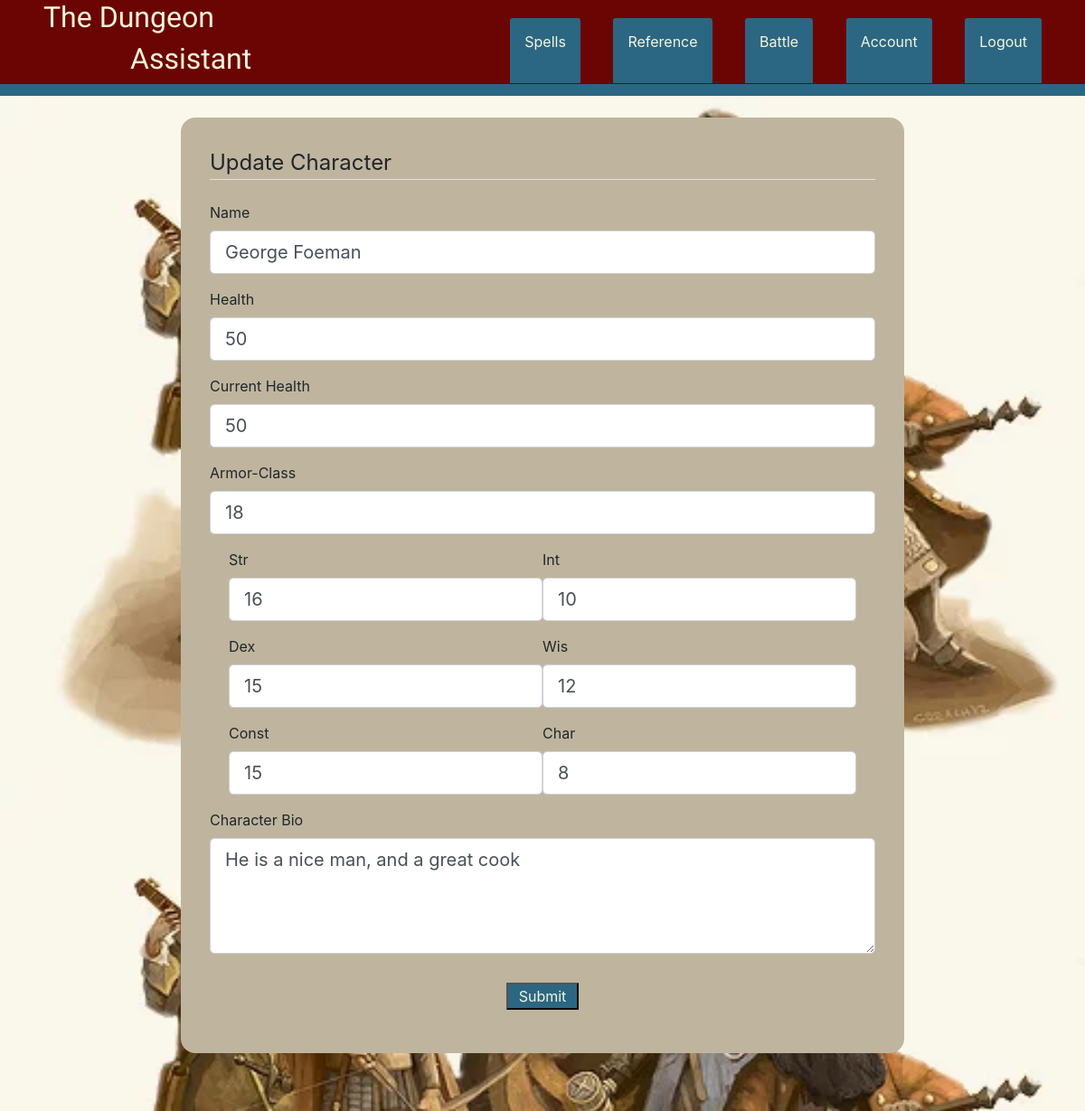
Screenshot of /battle/1/update (signed in) with the database file from the repository.
### the_assistant/models.py (models this page shows, shortened)
class Character(db.Model):
    id = db.Column(db.Integer, primary_key=True)
    character_name = db.Column(db.String(40), nullable=False)
    total_hp = db.Column(db.Integer, nullable=False)
    current_hp = db.Column(db.Integer, nullable=False)
    armor_class = db.Column(db.Integer, nullable=False)
    strength = db.Column(db.Integer, nullable=False)
    dexterity = db.Column(db.Integer, nullable=False)
    constitution = db.Column(db.Integer, nullable=False)
    intelligence = db.Column(db.Integer, nullable=False)
    wisdom = db.Column(db.Integer, nullable=False)
    charisma = db.Column(db.Integer, nullable=False)
    char_bio = db.Column(db.Text)
    user_id = db.Column(db.Integer, db.ForeignKey('user.id'), nullable=False)

### the_assistant/routes.py (the view)
@app.route('/battle/<int:character_id>/update', methods=['GET', 'POST'])
def update_character(character_id):
    character = Character.query.get_or_404(character_id)
    if character.author != current_user:
        abort(403)
    form = CreateCharacter()
    if form.validate_on_submit():
        character.character_name = form.character_name.data
        character.character_total_hp = form.total_health.data
        character.current_hp = form.current_health.data
        character.armor_class = form.ac.data
        character.strength = form.strength.data
        character.dexterity = form.dexterity.data
        character.constitution = form.constition.data
        character.intelligence = form.intelligence.data
        character.wisdom = form.wisdom.data
        character.charisma = form.charisma.data
        character.char_bio = form.bio.data
        db.session.commit()
        flash('Character updated!', 'success')
        return redirect(url_for('character', character_id=character.id))
    elif request.method == 'GET':
        form.character_name.data = character.character_name
        form.total_health.data = character.total_hp
        form.current_health.data = character.current_hp
        form.ac.data = character.armor_class
        form.strength.data = character.strength
        form.dexterity.data = character.dexterity
        form.constition.data = character.constitution
        form.intelligence.data = character.intelligence
        form.wisdom.data = character.wisdom
        form.charisma.data = character.charisma
        form.bio.data = character.char_bio
    return render_template('makeplayer.html', title='Update Player', form=form, legend='Update Character')

### the_assistant/forms.py
class CreateCharacter(FlaskForm):
    character_name = StringField('Name', validators=[DataRequired()])
    total_health = IntegerField('Health', validators=[DataRequired()])
    current_health = IntegerField('Current Health', validators=[DataRequired()])
    ac = IntegerField('Armor-Class', validators=[DataRequired()])
    strength = IntegerField('Str', validators=[DataRequired()])
    dexterity = IntegerField('Dex', validators=[DataRequired()])
    constition = IntegerField('Const', validators=[DataRequired()])
    intelligence = IntegerField('Int',  validators=[DataRequired()])
    wisdom = IntegerField('Wis', validators=[DataRequired()])
    charisma = IntegerField('Char', validators=[DataRequired()])
    bio = TextAreaField('Character Bio', validators=[DataRequired()])
    submit = SubmitField('Submit')

### the_assistant/models.py (called while the page is built)
@login_manager.user_loader
def load_user(user_id):
    return User.query.get(int(user_id))

### the_assistant/templates/makeplayer.html (shortened to what this page needs)
{% extends 'base.html' %}
{% block content %}
<section class="page-back-player">
    <section class="background-player-1">
        <div>
            <form method="POST" action="">
                <fieldset class="form-group">
                    <legend class="border-bottom mb-4">{{legend}}</legend>
                    <div class="form-group">
                        {{ form.character_name.label(class="from-control-label") }}
                        {% if form.character_name.errors %}
                        {{ form.character_name(class="form-control form-control-lg is-invalid") }}
                        <div class="invalid-feedback">
                            {% for error in form.character_name.errors %}
                            <span>{{ error }}</span>
                            {% endfor %}
                        </div>
                        {% else %}
                        {{ form.character_name(class="form-control form-control-lg") }}
                        {% endif %}
                    </div>
                    <section class="health">
                        <div class="form-group">
                            {{ form.total_health.label(class="from-control-label") }}
                            {% if form.total_health.errors %}
                            {{ form.total_health(class="form-control form-control-lg is-invalid") }}
                            <div class="invalid-feedback">
                                {% for error in form.total_health.errors %}
                                <span>{{ error }}</span>
                                {% endfor %}
                            </div>
                            {% else %}
                            {{ form.total_health(class="form-control form-control-lg") }}
                            {% endif %}
                        </div>
                        <div class="form-group">
                            {{ form.current_health.label(class="from-control-label") }}
                            {% if form.current_health.errors %}
                            {{ form.current_health(class="form-control form-control-lg is-invalid") }}
                        <div class="invalid-feedback">
                            {% for error in form.current_health.errors %}
                            <span>{{ error }}</span>
                            {% endfor %}
                        </div>
                        {% else %}
                        {{ form.current_health(class="form-control form-control-lg") }}
                        {% endif %}
                    </div>
                </section>
                <section class="ac">
                    <div class="form-group">
                        {{ form.ac.label(class="from-control-label") }}
                        {% if form.ac.errors %}
                        {{ form.ac(class="form-control form-control-lg is-invalid") }}
                        <div class="invalid-feedback">
                            {% for error in form.ac.errors %}
                            <span>{{ error }}</span>
                            {% endfor %}
                        </div>
                        {% else %}
                        {{ form.ac(class="form-control form-control-lg") }}
                        {% endif %}
                    </div>
                </section>
                <section class="attributes-panel">
                    <section class="attributes">
                        <div class="form-group">
                            {{ form.strength.label(class="from-control-label") }}
                            {% if form.strength.errors %}
                            {{ form.strength(class="form-control form-control-lg is-invalid") }}
                            <div class="invalid-feedback">
                                {% for error in form.strength.errors %}
                                <span>{{ error }}</span>
                                {% endfor %}
                            </div>
                            {% else %}
                            {{ form.strength(class="form-control form-control-lg") }}
                            {% endif %}
                        </div>
                        <div class="form-group">
                            {{ form.dexterity.label(class="from-control-label") }}
                            {% if form.dexterity.errors %}
                            {{ form.dexterity(class="form-control form-control-lg is-invalid") }}
                            <div class="invalid-feedback">
                                {% for error in form.dexterity.errors %}
                                <span>{{ error }}</span>
                                {% endfor %}
                            </div>
                            {% else %}
                            {{ form.dexterity(class="form-control form-control-lg") }}
                            {% endif %}
                        </div>
                        <div class="form-group">
                            {{ form.constition.label(class="from-control-label") }}
                            {% if form.constition.errors %}
                            {{ form.constition(class="form-control form-control-lg is-invalid") }}
                            <div class="invalid-feedback">
                                {% for error in form.constition.errors %}
                                <span>{{ error }}</span>
                                {% endfor %}
                            </div>
                            {% else %}
                            {{ form.constition(class="form-control form-control-lg") }}
                            {% endif %}
                        </div>
                    </section>
                    <section class="attributes">
                        <div class="form-group">
                            {{ form.intelligence.label(class="from-control-label") }}
                            {% if form.intelligence.errors %}
                            {{ form.intelligence(class="form-control form-control-lg is-invalid") }}
                            <div class="invalid-feedback">
                                {% for error in form.intelligence.errors %}
                                <span>{{ error }}</span>
                                {% endfor %}
                            </div>
                            {% else %}
                            {{ form.intelligence(class="form-control form-control-lg") }}
                            {% endif %}
                        </div>
                        <div class="form-group">
                            {{ form.wisdom.label(class="from-control-label") }}
                            {% if form.wisdom.errors %}
                            {{ form.wisdom(class="form-control form-control-lg is-invalid") }}
                            <div class="invalid-feedback">
                                {% for error in form.wisdom.errors %}
                                <span>{{ error }}</span>
                                {% endfor %}
                            </div>
                            {% else %}
                            {{ form.wisdom(class="form-control form-control-lg") }}
                            {% endif %}
                        </div>
                        <div class="form-group">
                            {{ form.charisma.label(class="from-control-label") }}
                            {% if form.charisma.errors %}
                            {{ form.charisma(class="form-control form-control-lg is-invalid") }}
                            <div class="invalid-feedback">
                                {% for error in form.charisma.errors %}
                                <span>{{ error }}</span>
                                {% endfor %}
                            </div>
                            {% else %}
                            {{ form.charisma(class="form-control form-control-lg") }}
                            {% endif %}
                        </div>
                    </section>
                </section>
                <section class="bio">
                    <div class="form-group">
                        {{ form.bio.label(class="from-control-label") }}
                        {% if form.bio.errors %}
                        {{ form.bio(class="form-control form-control-lg is-invalid") }}
                        <div class="invalid-feedback">
                            {% for error in form.bio.errors %}
                            <span>{{ error }}</span>
                            {% endfor %}
                        </div>
                        {% else %}
                        {{ form.bio(class="form-control form-control-lg height-8") }}
                        {% endif %}
                    </div>
                </section>
            </fieldset>
            <div class="form-group center">
                {{ form.submit(class="view-button") }}
            </div>
        </form>
    </div>
</section>
</section>
{% endblock content %}

### the_assistant/static/main.css (style rules this page uses)
* { margin: 0; }
.center { display: flex; justify-content: center; }
.height-8 { height: 8rem; }
.view-button { width: 5rem; color: beige; background-color: #2B6782; }
.attributes-panel { display: flex; justify-content: center; }
.background-player-1 { background-color: #BFB59E; padding: 2rem; margin-top: 1.5rem; margin-bottom: 4rem; border-radius: 1rem; width: 50rem; }
.page-back-player { display: flex; justify-content: center; background-image: url(/static/site_pics/party_pic.webp); background-size: contain; }

### rows the page displays
Character: character_name "George Foeman", strength "16", dexterity "15", intelligence "10", wisdom "12", charisma "8"

### other values shown
{{ legend }} "Update Character"
